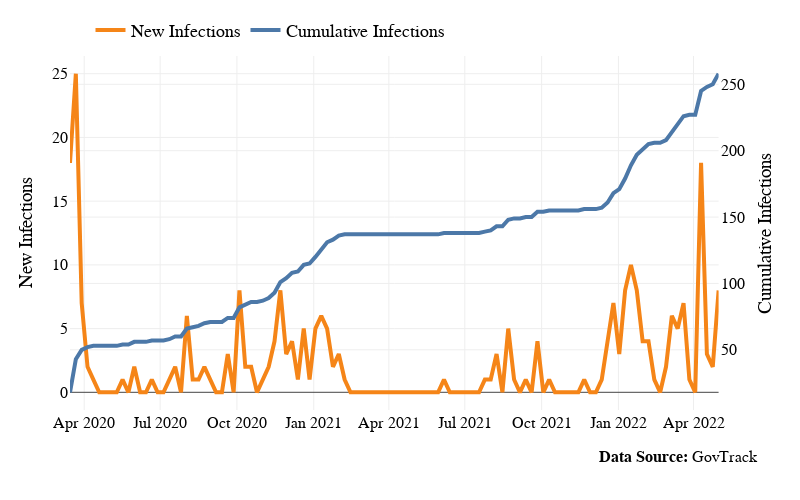

Source (notebook cell):
### Code cell
################### Make figure 1 #####################


# read data from csv
c = pd.read_csv('covid_infections.csv')


# Create figure with secondary y-axis
fig = make_subplots(specs=[[{"secondary_y": True}]])


colors = px.colors.qualitative.T10

fig.add_trace(go.Scatter(x=c.date, y=c['new_infections'], name='New Infections', mode='lines', marker_size=6, marker_symbol='diamond', 
                         marker_line_width=.1, marker_color=colors[1], marker_line_color='black',text=c.new_infections_text, 
                         textposition="top right", textfont=dict(size=16, family=config.font), line=dict(width=1)), secondary_y=False)

fig.add_trace(go.Scatter(x=c.date, y=c['cumulative_infections'], name='Cumulative Infections', mode='lines', marker_size=6, marker_symbol='diamond',
                            marker_line_width=.1, marker_color=colors[0], marker_line_color='black', text=c.cumulative_infections_text,
                            textposition="top center", textfont=dict(size=14, family=config.font), line=dict(width=1)), secondary_y=True)


fig.update_layout(
    font_family="Arial",
    font_color="black",
    title_font_family="Arial",
    title_font_color="black",
    title_font_size = 22,
    font_size = 16,
    legend_title_font_color="black", 
    template='presentation',
    yaxis_title="New Infections",
    yaxis2_title="Cumulative Infections",
    xaxis_tickformat='%b %Y',
    xaxis_title="",
    title_x=0.05, 
    width=800,
    height=500,
    showlegend=True,
    )

## move legend to horizontal
fig.update_layout(legend=dict(
    orientation="h",
    yanchor="bottom",
    y=1.02,
    xanchor="right",
    x=.55,
    font_size=18,
    ), legend_title_text='')

## add annotation in bottom right corner
fig.add_annotation(
    x=1.0,
    y=-.16,
    text="<b>Data Source:</b> GovTrack",
    showarrow=False,
    xref="paper",
    yref="paper",
    font=dict(size=16, color="black", family=config.font),
)


# reduce margins 
fig.update_layout(margin=dict(l=70, r=40, t=50, b=90, pad=1))

# make lines thicker
fig.update_traces(line=dict(width=4))

fig.show()
fig.write_image('figure1.png', scale=2)

### Figure 1 — Plotly figure (JSON) as saved in the notebook; plotly's stock layout.template omitted (floating-point values rounded to 4 significant figures)
{"data": [{"line": {"width": 4}, "marker": {"color": "#F58518", "line": {"color": "black", "width": 0.1}, "size": 6, "symbol": "diamond"}, "mode": "lines", "name": "New Infections", "text": [18, 25, 7, 2, 1, null, null, null, null, 1, null, 2, null, null, 1, null, null, 1, 2, null, 6, 1, 1, 2, 1, null, null, 3, null, 8, 2, 2, null, 1, 2, 4, 8, 3, 4, 1, 5, 1, 5, 6, 5, 2, 3, 1, null, null, null, null, null, null, null, null, null, null, null, null, null, null, null, null, 1, null, null, null, null, null, null, 1, 1, 3, null, 5, 1, null, 1, null, 4, null, 1, null, null, null, null, null, 1, null, null, 1, 4, 7, 3, 8, 10, 8, 4, 4, 1, null, 2, 6, 5, 7, 1, null, 18, 3, 2, 8], "textfont": {"family": "Arial", "size": 16}, "textposition": "top right", "type": "scatter", "x": ["2020-03-15", "2020-03-22", "2020-03-29", "2020-04-05", "2020-04-12", "2020-04-19", "2020-04-26", "2020-05-03", "2020-05-10", "2020-05-17", "2020-05-24", "2020-05-31", "2020-06-07", "2020-06-14", "2020-06-21", "2020-06-28", "2020-07-05", "2020-07-12", "2020-07-19", "2020-07-26", "2020-08-02", "2020-08-09", "2020-08-16", "2020-08-23", "2020-08-30", "2020-09-06", "2020-09-13", "2020-09-20", "2020-09-27", "2020-10-04", "2020-10-11", "2020-10-18", "2020-10-25", "2020-11-01", "2020-11-08", "2020-11-15", "2020-11-22", "2020-11-29", "2020-12-06", "2020-12-13", "2020-12-20", "2020-12-27", "2021-01-03", "2021-01-10", "2021-01-17", "2021-01-24", "2021-01-31", "2021-02-07", "2021-02-14", "2021-02-21", "2021-02-28", "2021-03-07", "2021-03-14", "2021-03-21", "2021-03-28", "2021-04-04", "2021-04-11", "2021-04-18", "2021-04-25", "2021-05-02", "2021-05-09", "2021-05-16", "2021-05-23", "2021-05-30", "2021-06-06", "2021-06-13", "2021-06-20", "2021-06-27", "2021-07-04", "2021-07-11", "2021-07-18", "2021-07-25", "2021-08-01", "2021-08-08", "2021-08-15", "2021-08-22", "2021-08-29", "2021-09-05", "2021-09-12", "2021-09-19", "2021-09-26", "2021-10-03", "2021-10-10", "2021-10-17", "2021-10-24", "2021-10-31", "2021-11-07", "2021-11-14", "2021-11-21", "2021-11-28", "2021-12-05", "2021-12-12", "2021-12-19", "2021-12-26", "2022-01-02", "2022-01-09", "2022-01-16", "2022-01-23", "2022-01-30", "2022-02-06", "2022-02-13", "2022-02-20", "2022-02-27", "2022-03-06", "2022-03-13", "2022-03-20", "2022-03-27", "2022-04-03", "2022-04-10", "2022-04-17", "2022-04-24", "2022-05-01"], "xaxis": "x", "y": [18, 25, 7, 2, 1, 0, 0, 0, 0, 1, 0, 2, 0, 0, 1, 0, 0, 1, 2, 0, 6, 1, 1, 2, 1, 0, 0, 3, 0, 8, 2, 2, 0, 1, 2, 4, 8, 3, 4, 1, 5, 1, 5, 6, 5, 2, 3, 1, 0, 0, 0, 0, 0, 0, 0, 0, 0, 0, 0, 0, 0, 0, 0, 0, 1, 0, 0, 0, 0, 0, 0, 1, 1, 3, 0, 5, 1, 0, 1, 0, 4, 0, 1, 0, 0, 0, 0, 0, 1, 0, 0, 1, 4, 7, 3, 8, 10, 8, 4, 4, 1, 0, 2, 6, 5, 7, 1, 0, 18, 3, 2, 8], "yaxis": "y"}, {"line": {"width": 4}, "marker": {"color": "#4C78A8", "line": {"color": "black", "width": 0.1}, "size": 6, "symbol": "diamond"}, "mode": "lines", "name": "Cumulative Infections", "text": [null, null, null, null, null, null, null, null, null, null, null, null, null, null, null, null, null, null, null, null, null, null, null, null, null, null, null, null, null, null, null, null, null, null, null, null, null, null, null, null, null, null, null, null, null, null, 136, null, null, null, null, null, null, null, null, null, null, null, null, null, null, null, null, null, null, null, null, null, null, null, null, null, null, null, null, null, null, null, null, null, null, null, null, null, null, null, null, null, null, null, null, null, null, null, null, null, null, null, null, null, null, null, null, null, null, null, null, null, null, null, null, 258], "textfont": {"family": "Arial", "size": 14}, "textposition": "top center", "type": "scatter", "x": ["2020-03-15", "2020-03-22", "2020-03-29", "2020-04-05", "2020-04-12", "2020-04-19", "2020-04-26", "2020-05-03", "2020-05-10", "2020-05-17", "2020-05-24", "2020-05-31", "2020-06-07", "2020-06-14", "2020-06-21", "2020-06-28", "2020-07-05", "2020-07-12", "2020-07-19", "2020-07-26", "2020-08-02", "2020-08-09", "2020-08-16", "2020-08-23", "2020-08-30", "2020-09-06", "2020-09-13", "2020-09-20", "2020-09-27", "2020-10-04", "2020-10-11", "2020-10-18", "2020-10-25", "2020-11-01", "2020-11-08", "2020-11-15", "2020-11-22", "2020-11-29", "2020-12-06", "2020-12-13", "2020-12-20", "2020-12-27", "2021-01-03", "2021-01-10", "2021-01-17", "2021-01-24", "2021-01-31", "2021-02-07", "2021-02-14", "2021-02-21", "2021-02-28", "2021-03-07", "2021-03-14", "2021-03-21", "2021-03-28", "2021-04-04", "2021-04-11", "2021-04-18", "2021-04-25", "2021-05-02", "2021-05-09", "2021-05-16", "2021-05-23", "2021-05-30", "2021-06-06", "2021-06-13", "2021-06-20", "2021-06-27", "2021-07-04", "2021-07-11", "2021-07-18", "2021-07-25", "2021-08-01", "2021-08-08", "2021-08-15", "2021-08-22", "2021-08-29", "2021-09-05", "2021-09-12", "2021-09-19", "2021-09-26", "2021-10-03", "2021-10-10", "2021-10-17", "2021-10-24", "2021-10-31", "2021-11-07", "2021-11-14", "2021-11-21", "2021-11-28", "2021-12-05", "2021-12-12", "2021-12-19", "2021-12-26", "2022-01-02", "2022-01-09", "2022-01-16", "2022-01-23", "2022-01-30", "2022-02-06", "2022-02-13", "2022-02-20", "2022-02-27", "2022-03-06", "2022-03-13", "2022-03-20", "2022-03-27", "2022-04-03", "2022-04-10", "2022-04-17", "2022-04-24", "2022-05-01"], "xaxis": "x", "y": [18, 43, 50, 52, 53, 53, 53, 53, 53, 54, 54, 56, 56, 56, 57, 57, 57, 58, 60, 60, 66, 67, 68, 70, 71, 71, 71, 74, 74, 82, 84, 86, 86, 87, 89, 93, 101, 104, 108, 109, 114, 115, 120, 126, 131, 133, 136, 137, 137, 137, 137, 137, 137, 137, 137, 137, 137, 137, 137, 137, 137, 137, 137, 137, 138, 138, 138, 138, 138, 138, 138, 139, 140, 143, 143, 148, 149, 149, 150, 150, 154, 154, 155, 155, 155, 155, 155, 155, 156, 156, 156, 157, 161, 168, 171, 179, 189, 197, 201, 205, 206, 206, 208, 214, 219, 226, 227, 227, 245, 248, 250, 258], "yaxis": "y2"}], "layout": {"annotations": [{"font": {"color": "black", "family": "Arial", "size": 16}, "showarrow": false, "text": "<b>Data Source:</b> GovTrack", "x": 1, "xref": "paper", "y": -0.16, "yref": "paper"}], "font": {"color": "black", "family": "Arial", "size": 16}, "height": 500, "legend": {"font": {"size": 18}, "orientation": "h", "title": {"font": {"color": "black"}, "text": ""}, "x": 0.55, "xanchor": "right", "y": 1.02, "yanchor": "bottom"}, "margin": {"b": 90, "l": 70, "pad": 1, "r": 40, "t": 50}, "showlegend": true, "title": {"font": {"color": "black", "family": "Arial", "size": 22}, "x": 0.05}, "width": 800, "xaxis": {"anchor": "y", "domain": [0, 0.94], "tickformat": "%b %Y", "title": {"text": ""}}, "yaxis": {"anchor": "x", "domain": [0, 1], "title": {"text": "New Infections"}}, "yaxis2": {"anchor": "x", "overlaying": "y", "side": "right", "title": {"text": "Cumulative Infections"}}}}
